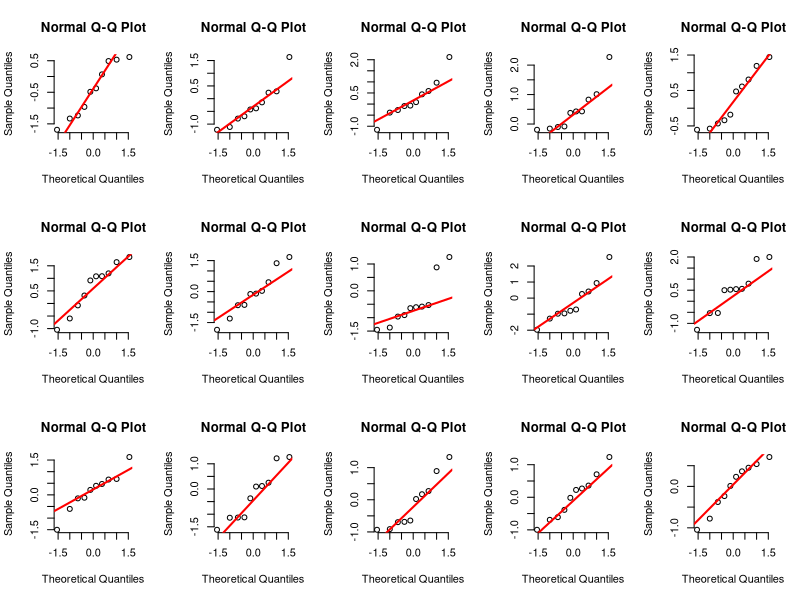
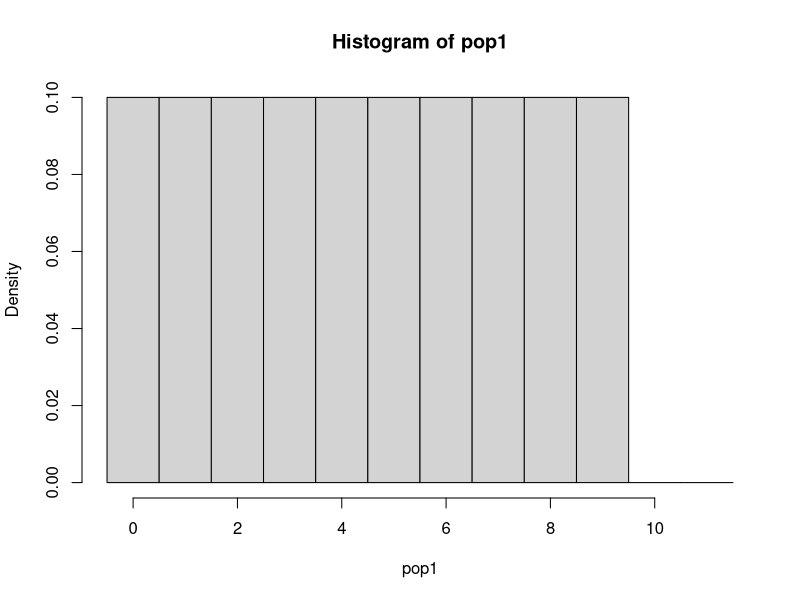
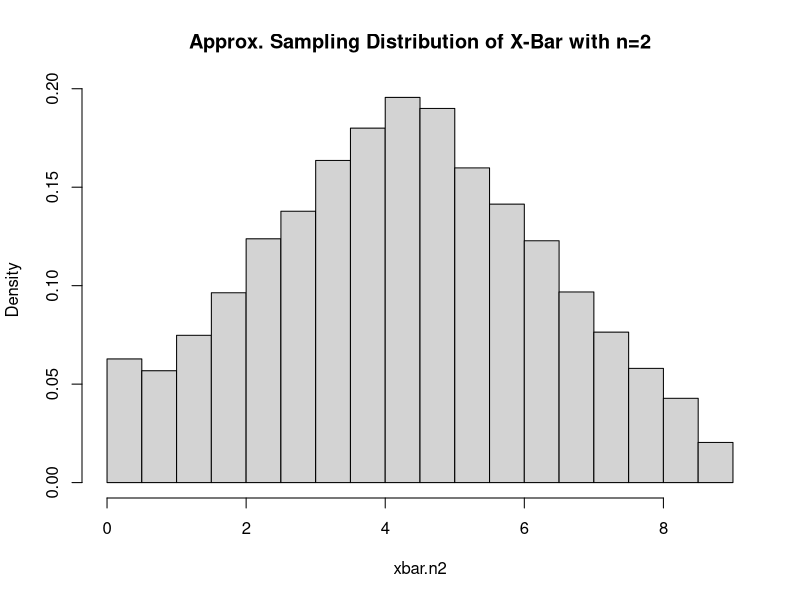
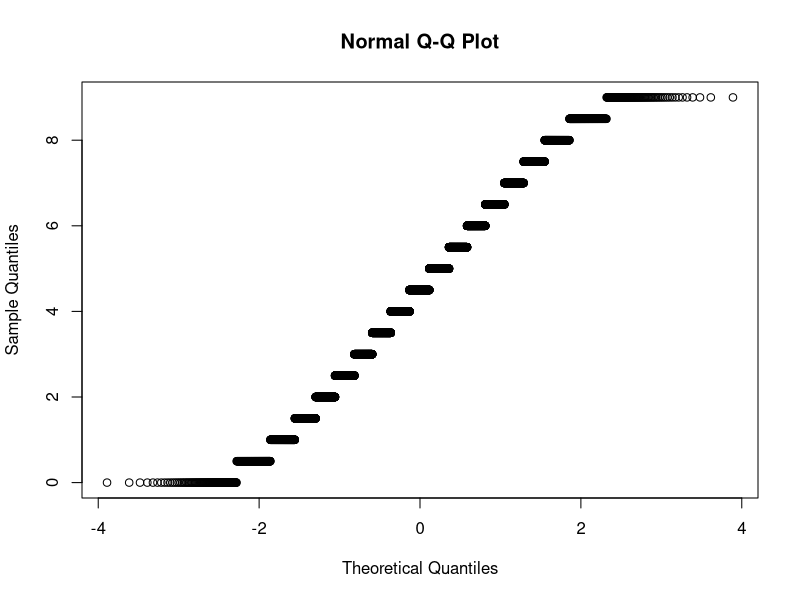
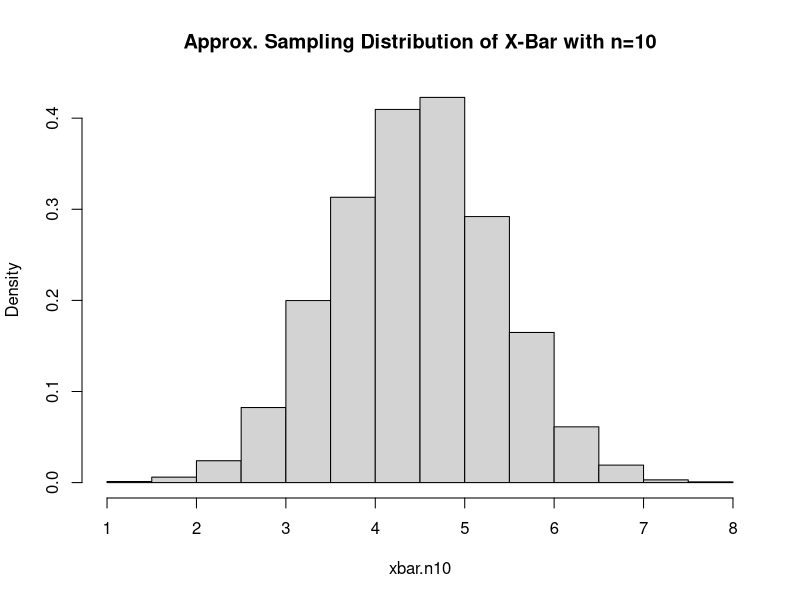
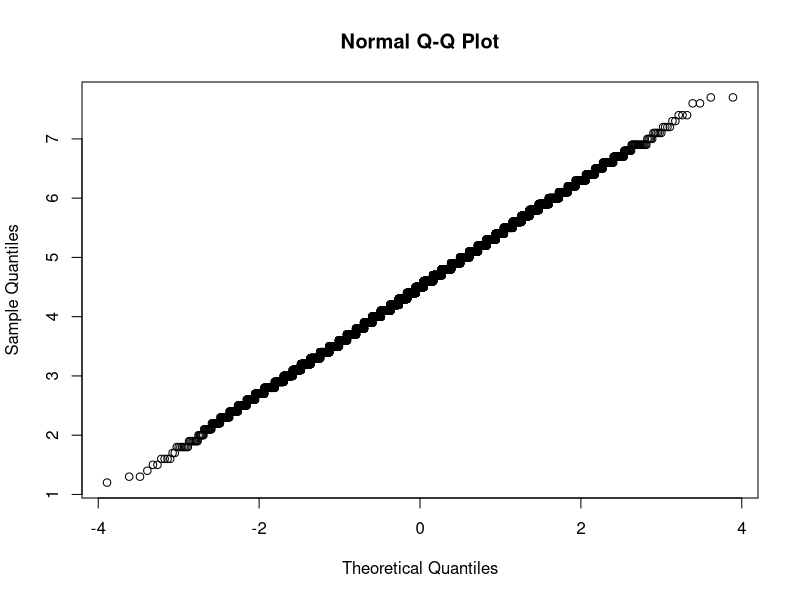

Generate these figures, in order, with R:
#Problem 3

#Output 15 plots in one graph
par(mfrow=c(3,5))
for(i in 1:15){
  samples <- rnorm(10)
  qqnorm(samples, frame = FALSE)
  qqline(samples, col = "red", lwd = 2)
}
par(mfrow=c(1,1))

#Problem 4
pop1<-c(rep(0:9, each=1))
hist(pop1, freq=FALSE, breaks=seq(-.5, 11.5, by=1))
sampling.dist<-function(sample.size,pop, numExp=10000){
  estimate=rep(0, times=numExp)
  for (i in 1:numExp){
    #Take a sample from pop
    sample<-sample(pop,sample.size, replace=TRUE)
    #Calculate the estimated mean
    estimate[i]<-mean(sample)
  }
  return(estimate)
}

#For sample.size=2
xbar.n2=sampling.dist(sample.size=2, pop=pop1, numExp=10000)
hist(xbar.n2, freq=FALSE, main="Approx. Sampling Distribution of X-Bar with n=2")
qqnorm(xbar.n2)
mean(xbar.n2); var(xbar.n2)


#For sample.size=10
xbar.n10=sampling.dist(sample.size=10, pop=pop1, numExp=10000)
hist(xbar.n10, freq=FALSE, main="Approx. Sampling Distribution of X-Bar with n=10")
qqnorm(xbar.n10)
mean(xbar.n10); var(xbar.n10)
